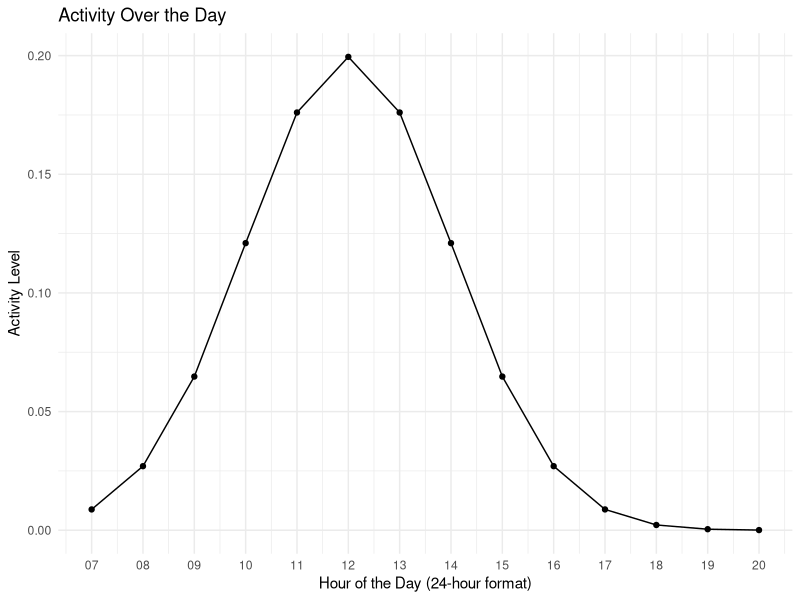

This chart was generated by the following R code:
## ---- chunk 1

# Load necessary library
library(ggplot2)

# Generate a sequence of hours from 7 to 20
hours <- 7:20

# Assuming peak activity at 3 PM, calculate activity levels using a normal distribution
mean_hour <- 12 # 3 PM
std_deviation <- 2 # Standard deviation to adjust the spread
activity <- dnorm(x = hours, mean = mean_hour, sd = std_deviation)

# Create a data frame for plotting
activity_data <- data.frame(Hour = hours, Activity = activity)

# Plotting the activity curve
ggplot(activity_data, aes(x = Hour, y = Activity)) +
  geom_line() + # Adds a line graph
  geom_point() + # Adds points to the line graph
  scale_x_continuous(breaks = hours, labels = formatC(hours, width = 2, format = "d", flag = "0")) +
  labs(x = "Hour of the Day (24-hour format)", y = "Activity Level", title = "Activity Over the Day") +
  theme_minimal()
